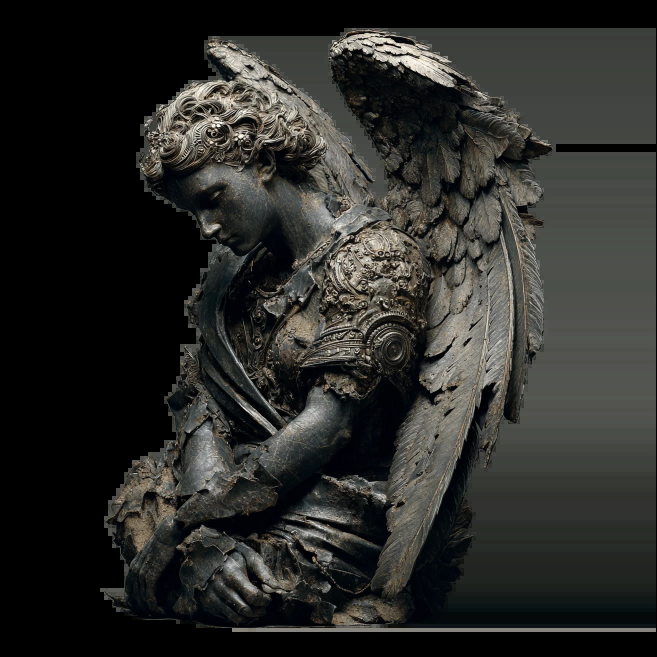
#> input picture examples/assets/angel_statue.webp, 1314 x 1314 px (shown at 1/2 size)
$ python -i trellis_prep_refs.py   (imports and definitions only)
#> lines starting #> are read from the running program, lines starting #| are printed output that depends on the picture
#> further down, picture is the input picture: shape (1314, 1314, 3); mean B, G, R 40.8, 43.6, 43.2
"""Prepare reference art views for trellis_project_colour.py. Run with the TRELLIS venv python
(it ships OpenCV + numpy):

  $BLENDER_SKILL_HOME/venvs/trellis/bin/python scripts/trellis_prep_refs.py DIR --prefix kid \
      --front front.png:907 --back back.png:955 [--side side.png:968] \
      [--landmarks-back neck=318,waist=615] [--landmarks-side neck=485,waist=680,hem=800]

Each view is NAME.png:FEET_ROW (the row of the soles; the ground shadow is not part of the figure).
Writes DIR/PREFIX-<view>-filled.png, -mask.png, -extent.png (mask with thin protrusions removed) and DIR/proj-meta.json with, per view: silhouette box, head span,
and landmark rows. Backgrounds are removed from the border inward,
the silhouette is eroded 4 px so anti-aliased fringe is never sampled, and the outside is filled with
the nearest interior colour.
"""
import argparse, json
from pathlib import Path

import cv2
import numpy as np


def figure_mask(im):
    n, lab = cv2.connectedComponents((im.min(axis=2) > 222).astype(np.uint8), connectivity=4)
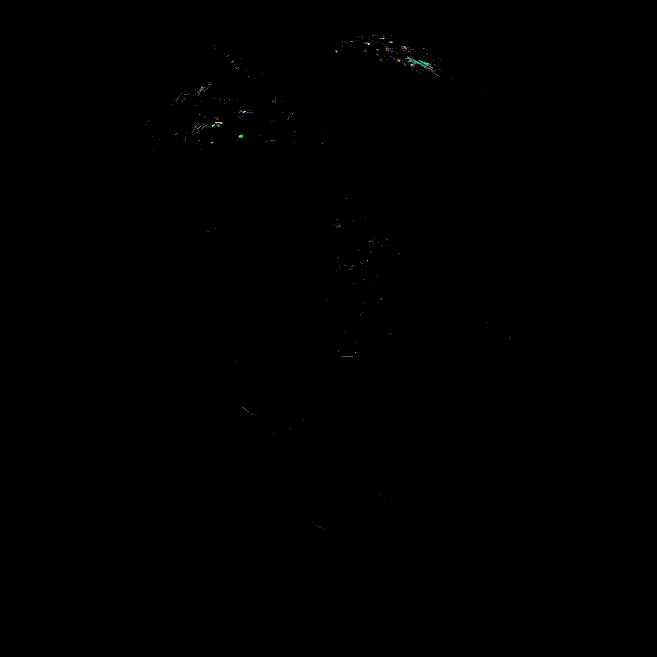
#> lab: shape (1314, 1314) int32 (shown at 1/2 size); 585 distinct labels, from 0 to 584; one colour per label, 0 black
#> n = 585
    border = set(np.unique(np.concatenate([lab[0], lab[-1], lab[:, 0], lab[:, -1]]))) - {0}
#> border = 0 items
    fg = (~np.isin(lab, list(border))).astype(np.uint8)
#> fg: shape (1314, 1314); every value is 1
    fg = cv2.morphologyEx(fg, cv2.MORPH_OPEN, np.ones((3, 3), np.uint8))
    n, lab2, stats, _ = cv2.connectedComponentsWithStats(fg, connectivity=8)
#> lab2: shape (1314, 1314) int32; every value is 1
#> n = 2; stats = [[-1, 2147483647, 0, 0, 0], [0, 0, 1314, 1314, 1726596]]
    fg = (lab2 == 1 + np.argmax(stats[1:, cv2.CC_STAT_AREA])).astype(np.uint8)
    return cv2.morphologyEx(fg, cv2.MORPH_CLOSE, np.ones((7, 7), np.uint8))


def fill_outside(im, fg):
    core = cv2.erode(fg, np.ones((3, 3), np.uint8), iterations=4)
    _, labels = cv2.distanceTransformWithLabels(np.where(core > 0, 0, 255).astype(np.uint8), cv2.DIST_L2, 5,
                                                labelType=cv2.DIST_LABEL_PIXEL)
    lut = np.zeros((labels.max() + 1, 3), np.uint8)
    cy, cx = np.where(core > 0)
    lut[labels[cy, cx]] = im[cy, cx]
    return lut[labels], core


def prep_view(src, feet, dst, head_rows, open_px=41):
    im = cv2.imread(str(src))
    fg = figure_mask(im)
    ys, xs = np.where(fg > 0)
    box = dict(x0=int(xs.min()), x1=int(xs.max()), y0=int(ys.min()), y1=int(feet or ys.max()))
    r1 = int(box["y0"] + head_rows * (box["y1"] - box["y0"]))
    hx = np.where(fg[box["y0"]:r1] > 0)[1]
    box["head_x0"], box["head_x1"] = int(hx.min()), int(hx.max())
    filled, _ = fill_outside(im, fg)
    cv2.imwrite(str(dst), filled)
    cv2.imwrite(str(Path(str(dst).replace('-filled', '-mask'))), fg * 255)
    # extent mask: thin protrusions (hands, ribbons) removed so silhouette registration only follows the body
    ker = cv2.getStructuringElement(cv2.MORPH_ELLIPSE, (open_px, open_px))
    cv2.imwrite(str(Path(str(dst).replace('-filled', '-extent'))), cv2.morphologyEx(fg, cv2.MORPH_OPEN, ker) * 255)
    return box


def parse_view(s):
    path, _, feet = s.partition(":")
    return path, int(feet or 0)


def parse_marks(s):
    return {k: int(v) for k, v in (kv.split("=") for kv in s.split(",") if kv)} if s else {}


# [20 lines not run here, left out]

>>> import cv2
>>> picture = cv2.imread('../examples/assets/angel_statue.webp')
>>> result = figure_mask(picture)
